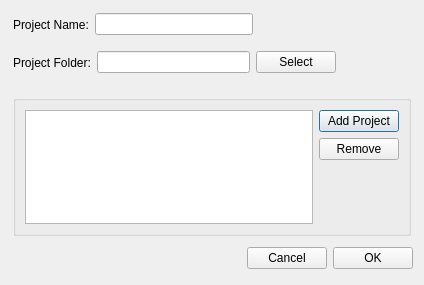
<?xml version="1.0" encoding="UTF-8"?>
<ui version="4.0">
 <class>ProjMergeDlg</class>
 <widget class="QDialog" name="ProjMergeDlg">
  <property name="geometry">
   <rect>
    <x>0</x>
    <y>0</y>
    <width>424</width>
    <height>285</height>
   </rect>
  </property>
  <property name="windowTitle">
   <string>Dialog</string>
  </property>
  <widget class="QGroupBox" name="groupBox">
   <property name="geometry">
    <rect>
     <x>13</x>
     <y>95</y>
     <width>398</width>
     <height>141</height>
    </rect>
   </property>
   <property name="title">
    <string/>
   </property>
   <layout class="QGridLayout" name="gridLayout">
    <item row="0" column="1">
     <widget class="QPushButton" name="addButton">
      <property name="text">
       <string>Add Project</string>
      </property>
     </widget>
    </item>
    <item row="1" column="1">
     <widget class="QPushButton" name="removeButton">
      <property name="text">
       <string>Remove</string>
      </property>
     </widget>
    </item>
    <item row="0" column="0" rowspan="3">
     <widget class="QListWidget" name="projsListWidget"/>
    </item>
   </layout>
  </widget>
  <widget class="QWidget" name="layoutWidget">
   <property name="geometry">
    <rect>
     <x>13</x>
     <y>46</y>
     <width>323</width>
     <height>33</height>
    </rect>
   </property>
   <layout class="QHBoxLayout" name="horizontalLayout">
    <item>
     <widget class="QLabel" name="label">
      <property name="text">
       <string>Project Folder:</string>
      </property>
      <property name="buddy">
       <cstring>outfolderEdit</cstring>
      </property>
     </widget>
    </item>
    <item>
     <widget class="QLineEdit" name="outfolderEdit"/>
    </item>
    <item>
     <widget class="QPushButton" name="selectButton">
      <property name="text">
       <string>Select</string>
      </property>
     </widget>
    </item>
   </layout>
  </widget>
  <widget class="QWidget" name="">
   <property name="geometry">
    <rect>
     <x>13</x>
     <y>13</y>
     <width>240</width>
     <height>23</height>
    </rect>
   </property>
   <layout class="QHBoxLayout" name="horizontalLayout_2">
    <item>
     <widget class="QLabel" name="label_2">
      <property name="text">
       <string>Project Name:</string>
      </property>
      <property name="buddy">
       <cstring>projnameEdit</cstring>
      </property>
     </widget>
    </item>
    <item>
     <widget class="QLineEdit" name="projnameEdit"/>
    </item>
   </layout>
  </widget>
  <widget class="QWidget" name="">
   <property name="geometry">
    <rect>
     <x>200</x>
     <y>242</y>
     <width>213</width>
     <height>32</height>
    </rect>
   </property>
   <layout class="QHBoxLayout" name="horizontalLayout_3">
    <item>
     <spacer name="horizontalSpacer">
      <property name="orientation">
       <enum>Qt::Horizontal</enum>
      </property>
      <property name="sizeHint" stdset="0">
       <size>
        <width>40</width>
        <height>20</height>
       </size>
      </property>
     </spacer>
    </item>
    <item>
     <widget class="QPushButton" name="cancelButton">
      <property name="text">
       <string>Cancel</string>
      </property>
     </widget>
    </item>
    <item>
     <widget class="QPushButton" name="okayButton">
      <property name="text">
       <string>OK</string>
      </property>
     </widget>
    </item>
   </layout>
  </widget>
  <zorder>layoutWidget</zorder>
  <zorder>groupBox</zorder>
  <zorder>label_2</zorder>
  <zorder>projnameEdit</zorder>
  <zorder>okayButton</zorder>
  <zorder>cancelButton</zorder>
  <zorder>horizontalSpacer</zorder>
  <zorder></zorder>
 </widget>
 <tabstops>
  <tabstop>projnameEdit</tabstop>
  <tabstop>outfolderEdit</tabstop>
  <tabstop>selectButton</tabstop>
  <tabstop>addButton</tabstop>
  <tabstop>removeButton</tabstop>
  <tabstop>okayButton</tabstop>
  <tabstop>cancelButton</tabstop>
  <tabstop>projsListWidget</tabstop>
 </tabstops>
 <resources/>
 <connections>
  <connection>
   <sender>cancelButton</sender>
   <signal>clicked()</signal>
   <receiver>ProjMergeDlg</receiver>
   <slot>reject()</slot>
   <hints>
    <hint type="sourcelabel">
     <x>267</x>
     <y>343</y>
    </hint>
    <hint type="destinationlabel">
     <x>216</x>
     <y>368</y>
    </hint>
   </hints>
  </connection>
 </connections>
</ui>
